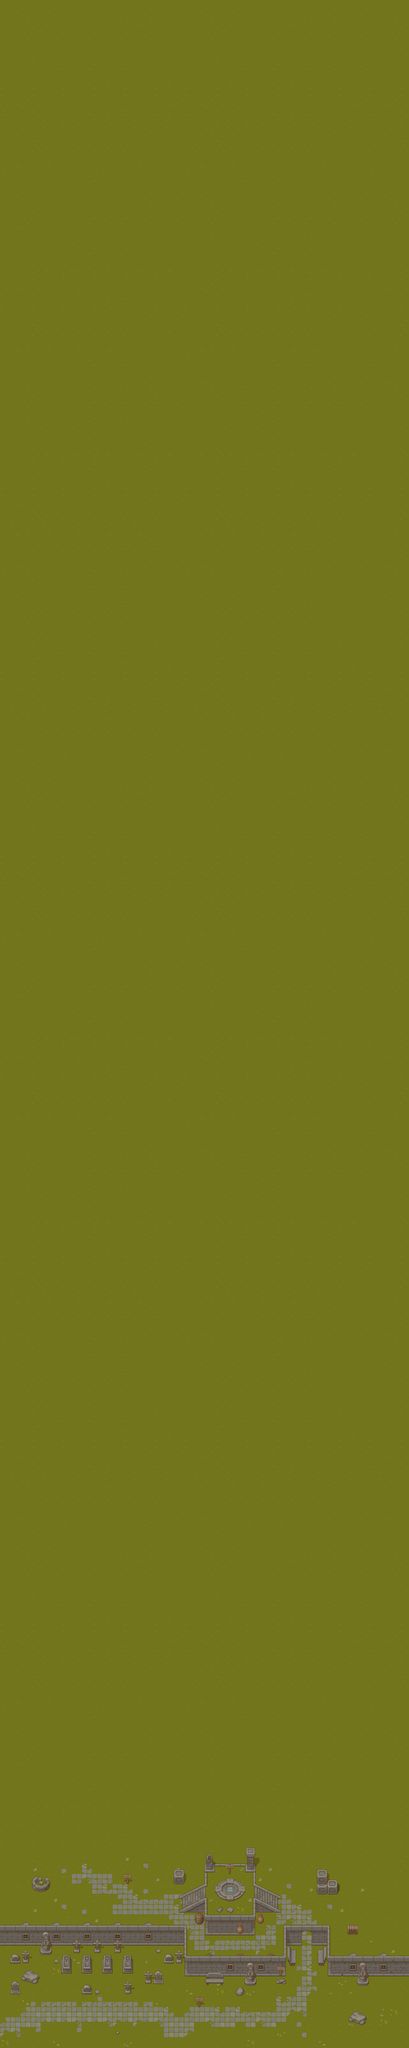

This is a level from a 2D game, rendered from its Tiled map with the project's own tilesets. A one-line summary and the map file follow, with tile-layer data summarised:
An orthogonal 40x200 tile map with 32x32 px tiles, 3 tile layers (grass, murs, pierres), 5 tilesets.

<map version="1.10" tiledversion="1.11.2" orientation="orthogonal" renderorder="right-down" width="40" height="200" tilewidth="32" tileheight="32" infinite="0" nextlayerid="4" nextobjectid="1">
 <tileset firstgid="1" source="TX Props.tsx" />
 <tileset firstgid="257" source="grass.tsx" />
 <tileset firstgid="321" source="TX Tileset Wall.tsx" />
 <tileset firstgid="577" source="escalier.tsx" />
 <tileset firstgid="833" source="props.tsx" />
 <layer id="2" name="grass" width="40" height="200">
  <data>[8000 cells, 8000 non-empty, 40 distinct tile ids]</data>
 </layer>
 <layer id="3" name="murs" width="40" height="200">
  <data>[8000 cells, 178 non-empty, 86 distinct tile ids]</data>
 </layer>
 <layer id="1" name="pierres" width="40" height="200">
  <data>[8000 cells, 119 non-empty, 60 distinct tile ids]</data>
 </layer>
</map>
